Frame 1 (no input): blank canvas, image omitted
Frame 60 (the mouse pressed at the canvas centre just before this capture): blank canvas, image omitted
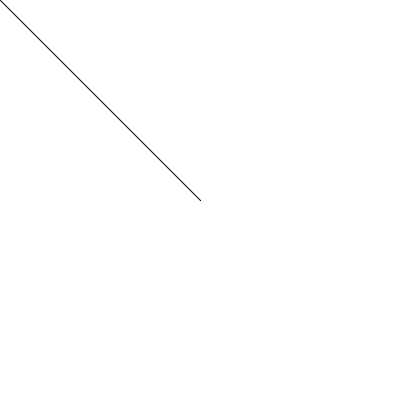
Frame 120 (the mouse held since frame 60 and released just before this capture)

The Processing sketch whose frames 1 and 60 were blank and that drew this single picture after the mouse press (run headless with seeded random() and noise(); from frame 60 on, the mouse is pressed at the canvas centre):

// Processing sketch: DakotaSketch2
// ── DakotaSketch2.pde
import processing.core.*;

  public void setup (){
    size(400,400);
    background(255);
  }
  
  public void draw() {
    stroke(0);
    if (mousePressed) {
      line(mouseX,mouseY,pmouseX,pmouseY);
  }
}
